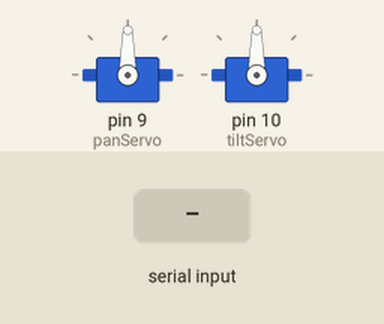
Simulated run of this sketch. Board: Arduino Uno, built with avr-gcc and run on an emulated ATmega328P. On the bench: 2 × servo. The test bench sets the inputs (shaded band).

Above: at 1.2 s.
1.3 s: "90,45\n" received over Serial
At 3.8 s:
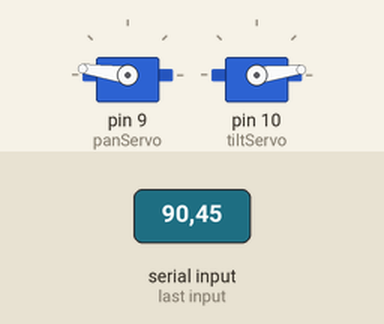
4.3 s: "30,150\n" received over Serial
At 5.7 s:
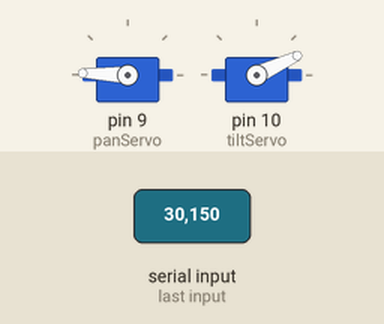
6.0 s: "1,90\n" received over Serial
At 7.6 s:
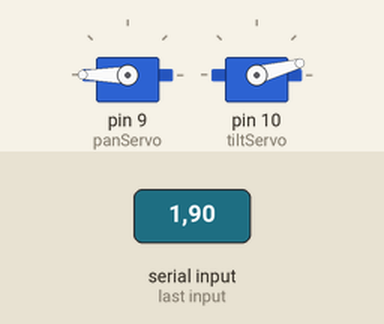
Timing chart, 0 to 9.1 s (numbered marks = the images above; inputs shaded):
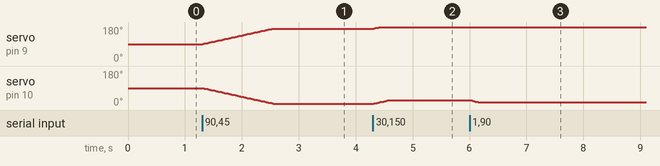

Measured:
- after the input at 1.3 s, servo on pin 9 (panServo): moves from 90° to 172° over 1.2 s, starting at once; servo on pin 10 (tiltServo): moves from 90° to 7° over 1.2 s, starting at once
- after the input at 4.3 s, servo on pin 9 (panServo): 172° → 178° at once; servo on pin 10 (tiltServo): moves from 7° to 25° over 0.26 s, starting at once
- after the input at 6.0 s, servo on pin 9 (panServo): 178° → 180° at once; servo on pin 10 (tiltServo): 25° → 15° at once

The sketch:

shitty_robot.ino
```cpp
#include <Servo.h>
Servo panServo;  // Servo to control horizontal movement
Servo tiltServo; // Servo to control vertical movement

int targetPanAngle = 90;
int targetTiltAngle = 90;

int smoothingSpeed = 1; // Higher value for slower movement

void setup() {
  Serial.begin(9600);
  panServo.attach(9);  // Attach pan servo to pin 9
  tiltServo.attach(10); // Attach tilt servo to pin 10
}

void loop() {
  if (Serial.available() > 0) {
    String data = Serial.readStringUntil('\n');
    int commaIndex = data.indexOf(',');
    if (commaIndex != -1) {
      int centerX = data.substring(0, commaIndex).toInt();
      int centerY = data.substring(commaIndex + 1).toInt();

      // Map the coordinates to servo angles
      targetPanAngle = map(centerX, 0, 1920, 180, 0);
      targetTiltAngle = map(centerY, 0, 1080, 0, 180);
    }
  }

// Smoothly move the pan servo to the target angle
  int currentPanAngle = panServo.read();
  if (currentPanAngle < targetPanAngle) {
    panServo.write(currentPanAngle + smoothingSpeed);
  } else if (currentPanAngle > targetPanAngle) {
    panServo.write(currentPanAngle - smoothingSpeed);
  }

  // Smoothly move the tilt servo to the target angle
  int currentTiltAngle = tiltServo.read();
  if (currentTiltAngle < targetTiltAngle) {
    tiltServo.write(currentTiltAngle + smoothingSpeed);
  } else if (currentTiltAngle > targetTiltAngle) {
    tiltServo.write(currentTiltAngle - smoothingSpeed);
  }

  delay(15);  // Adjust the delay to control update frequency
}
```
